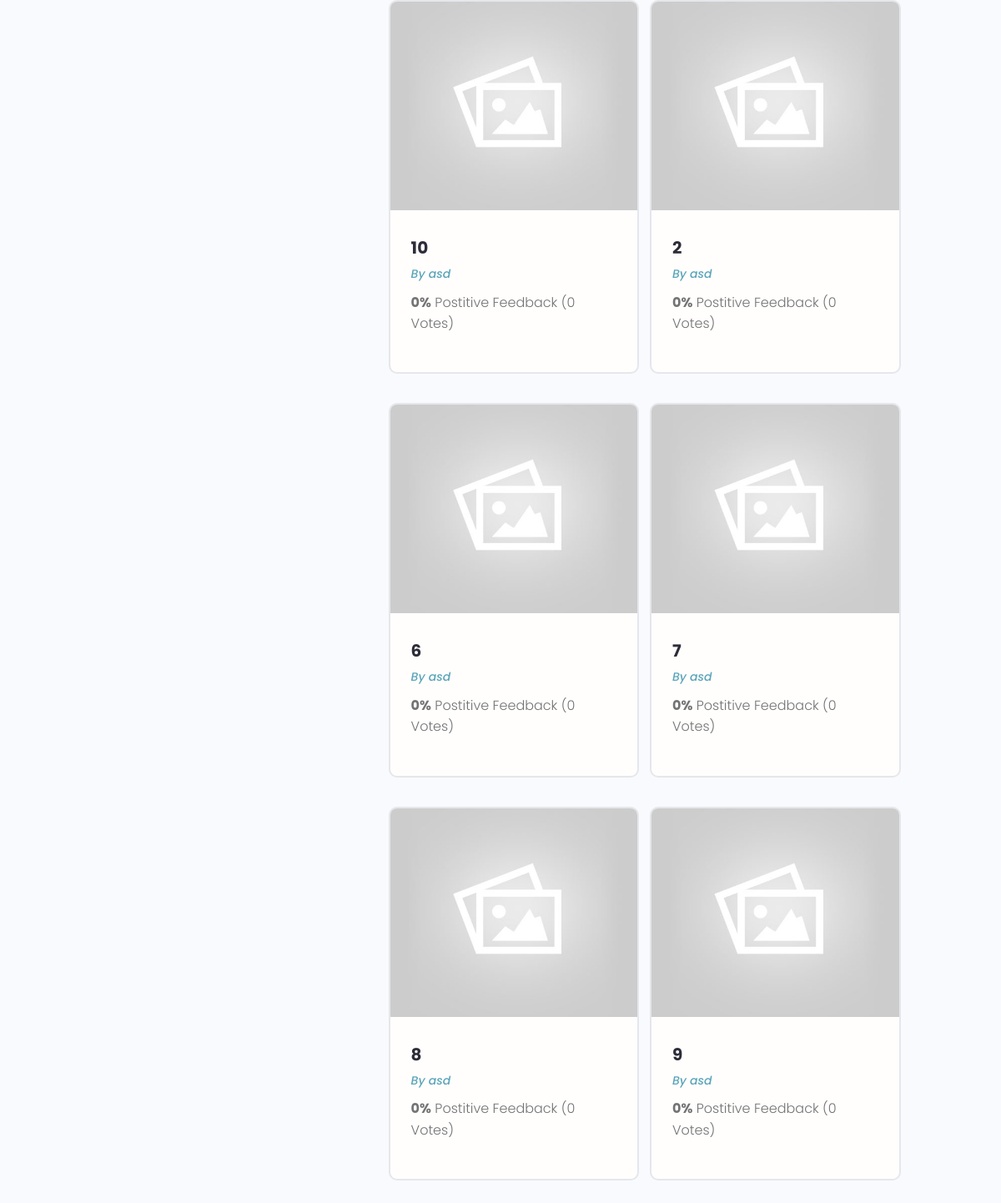
The page /profile/e5886959-0f18-46dd-ba18-6c4914ac4a75/ (lower part) on the database as committed earlier.
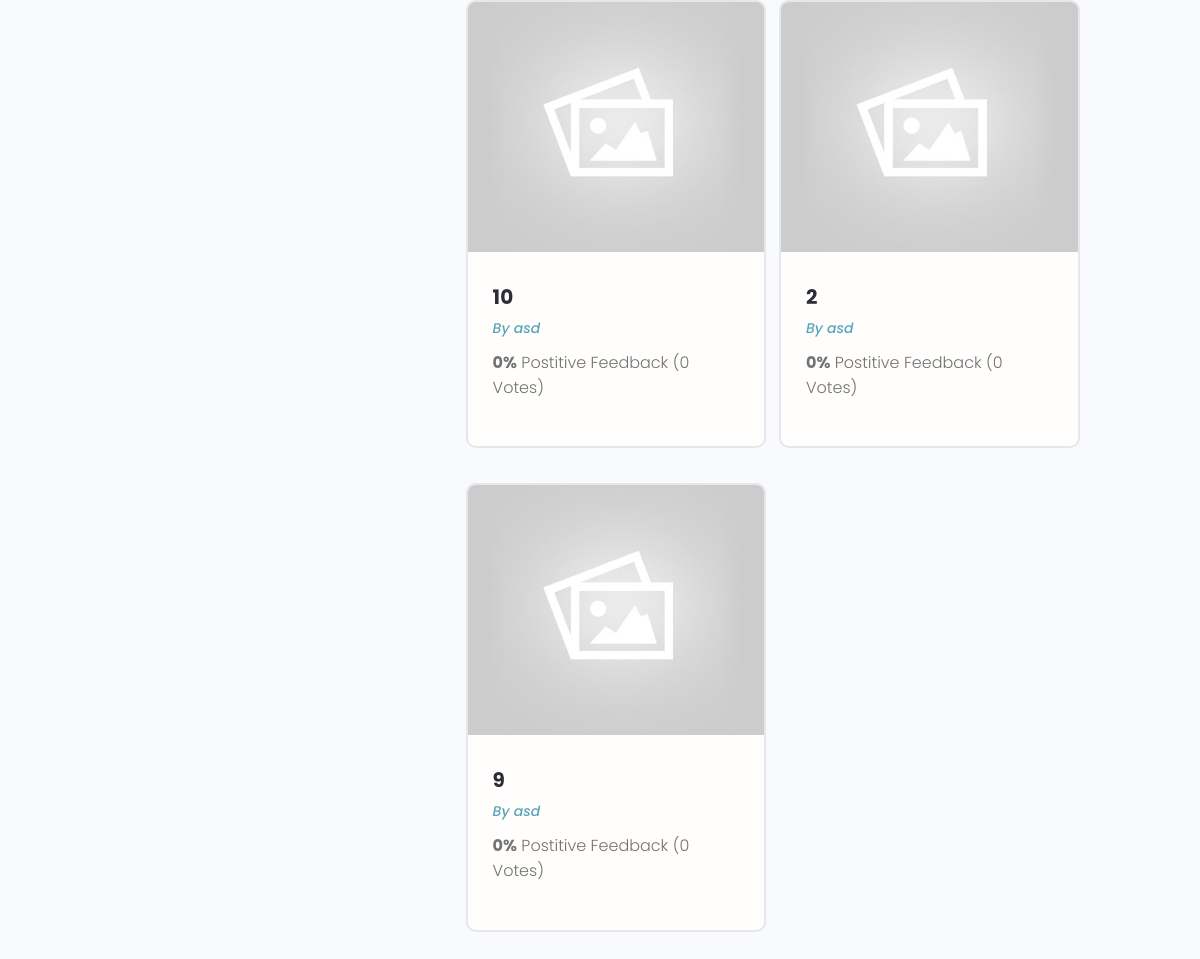
The same page on the database as committed later.
### projects/models.py (models this page shows, shortened)
class Project(models.Model):
    owner = models.ForeignKey(Profile, null=True, blank=True, on_delete=models.CASCADE)
    title = models.CharField(max_length=200)
    description = models.TextField(null=True, blank=True)
    featured_image = models.ImageField(null=True, blank=True, default='default.jpg')
    demo_link = models.CharField(max_length=2000, null=True, blank=True)
    source_link = models.CharField(max_length=2000, null=True, blank=True)
    tags = models.ManyToManyField('Tag', blank=True)
    vote_total = models.IntegerField(default=0, null=True, blank=True)
    vote_ratio = models.IntegerField(default=0, null=True, blank=True)
    created = models.DateTimeField(auto_now_add=True)
    id = models.UUIDField(default=uuid.uuid4, unique=True, primary_key=True, editable=False)
    class Meta:
        ordering = ['-vote_ratio', '-vote_total', 'title']
    @property
    def imageURL(self):
        try:
            url = self.featured_image.url
        except:
            url = ''
        return url

### users/models.py (models this page shows, shortened)
class Profile(models.Model):
    user = models.OneToOneField(User, on_delete=models.CASCADE, null=True, blank=True)
    name = models.CharField(max_length=200, null=True, blank=True)
    email = models.EmailField(max_length=500, null=True, blank=True)
    username = models.CharField(max_length=200, null=True, blank=True)
    location = models.CharField(max_length=200, null=True, blank=True)
    short_intro = models.CharField(max_length=200, null=True, blank=True)
    bio = models.TextField(null=True, blank=True)
    profile_image = models.ImageField(
        null=True, blank=True, upload_to='profiles/', default='profiles/user-default.png')
    social_github = models.CharField(max_length=200, null=True, blank=True)
    social_twitter = models.CharField(max_length=200, null=True, blank=True)
    social_linkein = models.CharField(max_length=200, null=True, blank=True)
    social_youtube = models.CharField(max_length=200, null=True, blank=True)
    social_website = models.CharField(max_length=200, null=True, blank=True)
    created = models.DateTimeField(auto_now_add=True)
    id = models.UUIDField(default=uuid4, unique=True, primary_key=True, editable=False)
    class Meta:
        ordering = ['created']
    @property
    def imageURL(self):
        try:
            url = self.profile_image.url
        except:
            url = ''
        return url

### users/views.py (the view)
# urls.py: path('profile/<str:pk>/', user_profile, name='user-profile'),
def user_profile(request, pk):
    profile = Profile.objects.get(id=pk)
    top_skills = profile.skill_set.exclude(description__exact='')
    other_skills = profile.skill_set.filter(description='')
    context = {
        'profile':profile,
        'top_skills':top_skills,
        'other_skills':other_skills,
        }
    return render(request, 'users/user-profile.html', context)

### projects/models.py (called while the page is built)
    def __str__(self):
        return self.name

### users/templates/users/user-profile.html (shortened to what this page needs)
{% extends 'main.html' %}
{% block content %}
<main class="profile my-md">
    <div class="container">
        <div class="layout">
            <div class="column column--1of3">
            </div>
            <div class="column column--2of3">
                <div class="devInfo">
                    <div class="grid grid--two">
                        {% for project in profile.project_set.all %}
                        <div class="column">
                            <div class="card project">
                                <a href="{% url 'project' pk=project.id %}" class="project">
                                    <img class="project__thumbnail" src="{{project.imageURL}}"
                                        alt="project thumbnail" />
                                    <div class="card__body">
                                        <h3 class="project__title">{{project.title}}</h3>
                                        <p>
                                            <a class="project__author"
                                                href="{% url 'user-profile' pk=project.owner.id %}">
                                                By {{project.owner.name}}
                                            </a>
                                        </p>
                                        <p class="project--rating">
                                            <span style="font-weight: bold;">{{project.vote_ratio}}%</span> Postitive
                                            Feedback ({{project.vote_total}} Vote{{project.vote_total|pluralize:'s'}})
                                        </p>
                                    </div>
                                </a>
                            </div>
                        </div>
                        {% endfor %}
                    </div>
                </div>
            </div>
        </div>
    </div>
</main>
{% endblock %}

Rows that differ between the two databases and show on the page:
removed Project: imageURL (placeholder picture), title "6", owner.name "asd", vote_ratio "0", vote_total "0"
removed Project: imageURL (placeholder picture), title "7", owner.name "asd", vote_ratio "0", vote_total "0"
removed Project: imageURL (placeholder picture), title "8", owner.name "asd", vote_ratio "0", vote_total "0"
